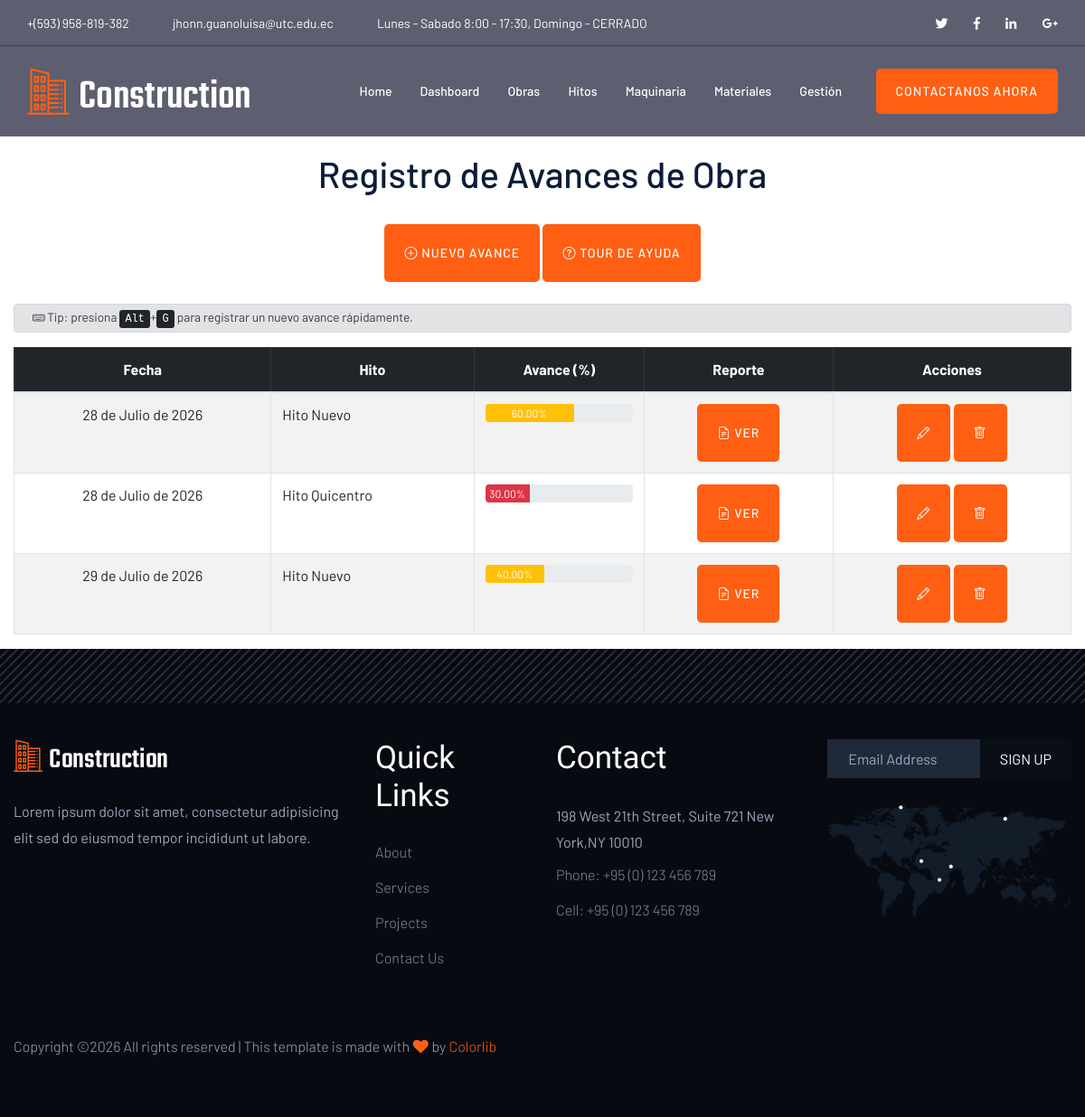
The app's page /showavance/ with its own data.
### ConstruccionObras/models.py (models this page shows, shortened)
class Registro_Avances(models.Model):
    id_registro = models.AutoField(primary_key=True)
    fecha = models.DateField()
    avance = models.DecimalField(max_digits=5, decimal_places=2)
    reporte = models.FileField(upload_to='avances/', null=True, blank=True)
    hito_id = models.ForeignKey('Hitos', on_delete=models.CASCADE)

class Hitos(models.Model):
    id_hito=models.AutoField(primary_key=True)
    nombre_hito=models.CharField(max_length=50, unique=True)
    descripcion=models.TextField()
    fecha_inicio=models.DateField()
    fecha_fin_estimado=models.DateField()
    ESTADO_CHOICES = [
    ('Pendiente', 'Pendiente'),
    ('En progreso', 'En progreso'),
    ('Completado', 'Completado')
    ]
    estado=models.CharField(max_length=20, choices=ESTADO_CHOICES, default='Pendiente')
    avance_porcentaje=models.DecimalField(max_digits=5, decimal_places=2, null=True, blank=True)
    evidencia = models.FileField(upload_to='hitos/', null=True, blank=True)
    obra_id=models.ForeignKey('Obra', on_delete=models.CASCADE)

### ConstruccionObras/views.py (the view)
# urls.py: path('showavance/',views.showavance),
def showavance(request):
    data = Registro_Avances.objects.all()
    return render(request, 'avances/show.html', {'data': data})

### ConstruccionObras/templates/avances/show.html (shortened to what this page needs)
{% extends "principal/plantillaPrincipal.html" %}
{% block contenido %}
<br><br><br><br><br>
<center>
    <h1 id="titulo-avances">Registro de Avances de Obra</h1>
    <br>
    <a class="btn btn-success" href="/newavance/" id="btn-nuevo-avance">
        <i class="bi bi-plus-circle"></i> Nuevo Avance
    </a>
    <button class="btn btn-outline-info ms-2" id="btn-tour" onclick="iniciarTour()">
        <i class="bi bi-question-circle"></i> Tour de Ayuda
    </button>
</center>
<br>
<div class="container">
    <div class="alert alert-secondary py-1 mb-3" style="font-size:.85rem;">
        <i class="bi bi-keyboard"></i>
        Tip: presiona <kbd>Alt</kbd>+<kbd>G</kbd> para registrar un nuevo avance rápidamente.
    </div>
    <table id="tbl_avances" class="table table-hover table-striped table-bordered">
        <thead class="table-dark text-center">
            <tr>
                <th>Fecha</th>
                <th>Hito</th>
                <th>Avance (%)</th>
                <th>Reporte</th>
                <th>Acciones</th>
            </tr>
        </thead>
        <tbody>
            {% for a in data %}
            <tr>
                <td class="text-center">{{ a.fecha }}</td>
                <td>{{ a.hito_id.nombre_hito }}</td>
                <td class="text-center">
                    <div class="progress" style="height:20px;">
                        <div class="progress-bar
                            {% if a.avance >= 75 %}bg-success
                            {% elif a.avance >= 40 %}bg-warning
                            {% else %}bg-danger{% endif %}"
                            role="progressbar"
                            style="width:{{ a.avance }}%;"
                            aria-valuenow="{{ a.avance }}"
                            aria-valuemin="0" aria-valuemax="100">
                            {{ a.avance }}%
                        </div>
                    </div>
                </td>
                <td class="text-center">
                    {% if a.reporte %}
                        <a href="{{ a.reporte.url }}" target="_blank"
                           class="btn btn-outline-secondary btn-sm">
                            <i class="bi bi-file-earmark-text"></i> Ver
                        </a>
                    {% else %}
                        <span class="text-muted">Sin reporte</span>
                    {% endif %}
                </td>
                <td class="text-center">
                    <a href="/updateavance/{{ a.id_registro }}" class="btn btn-warning btn-sm">
                        <i class="bi bi-pencil"></i>
                    </a>
                    <a href="/deleteavance/{{ a.id_registro }}"
                       class="btn btn-danger btn-sm"
                       onclick="confirmacion(event, this.href)">
                        <i class="bi bi-trash"></i>
                    </a>
                </td>
            </tr>
            {% endfor %}
        </tbody>
    </table>
</div>
{% endblock %}

### records on screen
Registro_Avances: fecha "28 de Julio de 2026", hito_id.nombre_hito "Hito Nuevo", avance "60.00"
Registro_Avances: fecha "28 de Julio de 2026", hito_id.nombre_hito "Hito Quicentro", avance "30.00"
Registro_Avances: fecha "29 de Julio de 2026", hito_id.nombre_hito "Hito Nuevo", avance "40.00"
